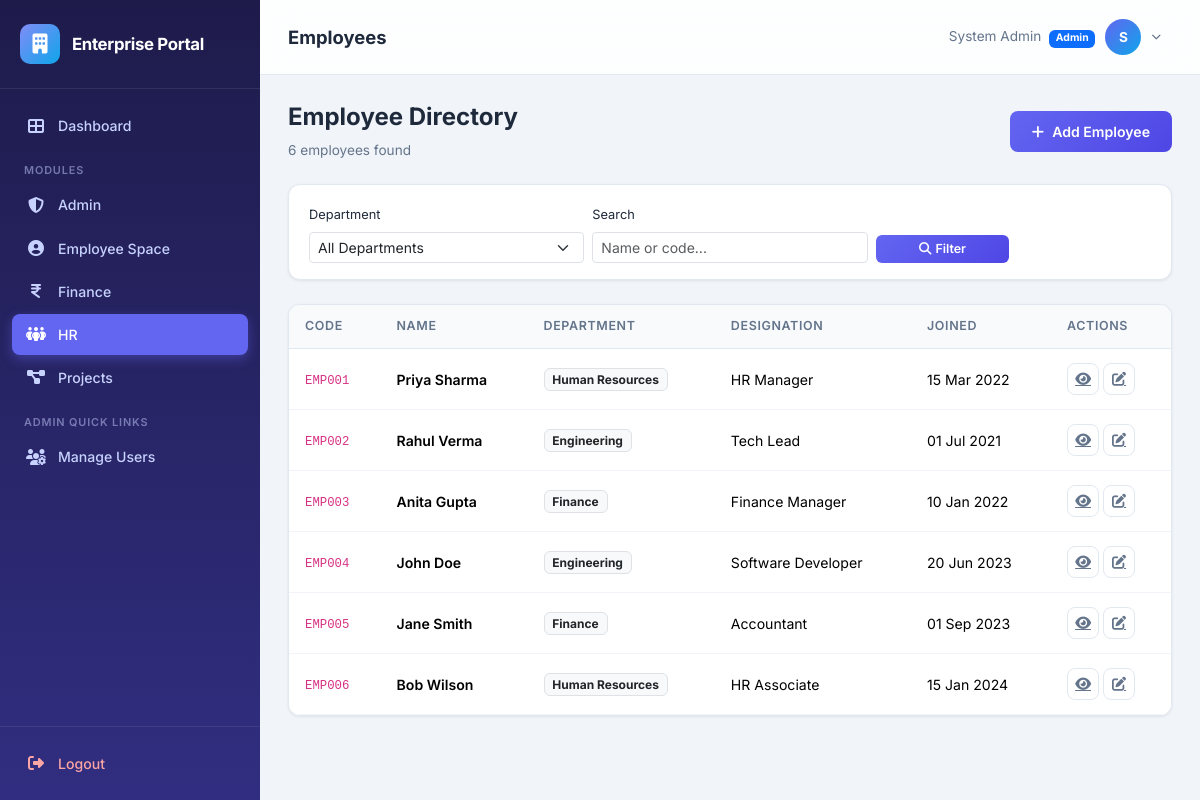
The app's page /hr/employees (signed in) with its own data.
### app/models.py (models this page shows, shortened)
class Module(db.Model):
    __tablename__ = 'modules'
    id = db.Column(db.Integer, primary_key=True)
    name = db.Column(db.String(50), unique=True, nullable=False)
    slug = db.Column(db.String(50), unique=True, nullable=False)
    description = db.Column(db.String(200), default='')
    icon = db.Column(db.String(50), default='fas fa-cube')

class User(UserMixin, db.Model):
    __tablename__ = 'users'
    id = db.Column(db.Integer, primary_key=True)
    username = db.Column(db.String(80), unique=True, nullable=False, index=True)
    email = db.Column(db.String(120), unique=True, nullable=False)
    password_hash = db.Column(db.String(256), nullable=False)
    full_name = db.Column(db.String(150), nullable=False)
    phone = db.Column(db.String(20), default='')
    is_admin = db.Column(db.Boolean, default=False)
    is_active_user = db.Column(db.Boolean, default=True)
    must_change_password = db.Column(db.Boolean, default=False)
    created_at = db.Column(db.DateTime, default=datetime.utcnow)
    modules = db.relationship('Module', secondary='user_modules', backref=db.backref('users', lazy='dynamic'))
    employee = db.relationship('Employee', backref='user', uselist=False, lazy='joined')
    tasks_assigned = db.relationship('Task', backref='assignee', foreign_keys='Task.assigned_to')
    expenses = db.relationship('Expense', backref='submitter', foreign_keys='Expense.submitted_by')
    projects_created = db.relationship('Project', backref='creator', foreign_keys='Project.created_by')
    @property
    def is_active(self):
        return self.is_active_user

class Employee(db.Model):
    __tablename__ = 'employees'
    id = db.Column(db.Integer, primary_key=True)
    user_id = db.Column(db.Integer, db.ForeignKey('users.id', ondelete='CASCADE'), unique=True, nullable=False)
    emp_code = db.Column(db.String(20), unique=True, nullable=False)
    department_id = db.Column(db.Integer, db.ForeignKey('departments.id'), nullable=True)
    designation_id = db.Column(db.Integer, db.ForeignKey('designations.id'), nullable=True)
    date_of_joining = db.Column(db.Date, default=date.today)
    salary = db.Column(db.Float, default=0.0)
    bank_account = db.Column(db.String(30), default='')
    pan_number = db.Column(db.String(15), default='')
    is_active = db.Column(db.Boolean, default=True)
    leaves = db.relationship('Leave', backref='employee', lazy='dynamic')
    attendance_records = db.relationship('Attendance', backref='employee', lazy='dynamic')
    salary_records = db.relationship('SalaryRecord', backref='employee', lazy='dynamic')
    leave_balances = db.relationship('LeaveBalance', backref='employee', lazy='dynamic')
    documents = db.relationship('EmployeeDocument', backref='employee', lazy='dynamic')
    payroll_inputs = db.relationship('PayrollInput', backref='employee', lazy='dynamic')
    @property
    def department_name(self):
        return self.department.name if self.department else 'Unassigned'
    @property
    def designation_title(self):
        return self.designation.title if self.designation else 'Unassigned'

class Department(db.Model):
    __tablename__ = 'departments'
    id = db.Column(db.Integer, primary_key=True)
    name = db.Column(db.String(100), unique=True, nullable=False)
    code = db.Column(db.String(20), unique=True, nullable=False)
    description = db.Column(db.String(250), default='')
    is_active = db.Column(db.Boolean, default=True)
    created_at = db.Column(db.DateTime, default=datetime.utcnow)
    designations = db.relationship('Designation', backref='department', lazy='dynamic')
    employees = db.relationship('Employee', backref='department', lazy='dynamic')

class Designation(db.Model):
    __tablename__ = 'designations'
    id = db.Column(db.Integer, primary_key=True)
    title = db.Column(db.String(100), nullable=False)
    department_id = db.Column(db.Integer, db.ForeignKey('departments.id', ondelete='CASCADE'), nullable=False)
    level = db.Column(db.Integer, default=1)          # 1=Junior, 2=Mid, 3=Senior, 4=Lead, 5=Head
    is_active = db.Column(db.Boolean, default=True)
    created_at = db.Column(db.DateTime, default=datetime.utcnow)
    employees = db.relationship('Employee', backref='designation', lazy='dynamic')
    __table_args__ = (db.UniqueConstraint('title', 'department_id', name='uq_title_dept'),)

### app/hr/routes.py (the view, shortened to what this page needs)
@bp.route('/employees')
@module_required('hr')
def employees():
    dept_id = request.args.get('department', type=int)
    search = request.args.get('search', '').strip()
    query = Employee.query
    if dept_id:
        query = query.filter_by(department_id=dept_id)
    all_employees = query.order_by(Employee.emp_code).all()
    departments = Department.query.filter_by(is_active=True).order_by(Department.name).all()
    return render_template('hr/employees.html', employees=all_employees,
                           departments=departments, selected_dept=dept_id, search=search)

### app/templates/hr/employees.html (shortened to what this page needs)
{% extends "base.html" %}
{% block page_title %}Employees{% endblock %}
{% block content %}
<div class="d-flex justify-content-between align-items-center mb-4">
    <div>
        <h4 style="font-weight:700;">Employee Directory</h4>
        <p style="color:var(--text-secondary); font-size:0.85rem; margin:0;">{{ employees | length }} employees found</p>
    </div>
    <a href="{{ url_for('hr.add_employee') }}" class="btn btn-primary">
        <i class="fas fa-plus me-2"></i>Add Employee
    </a>
</div>
<div class="data-card mb-4" style="padding:16px 20px;">
    <form method="GET" class="row g-2 align-items-end">
        <div class="col-md-4">
            <label class="form-label" style="font-size:0.8rem;">Department</label>
            <select name="department" class="form-select form-select-sm">
                <option value="">All Departments</option>
            </select>
        </div>
        <div class="col-md-4">
            <label class="form-label" style="font-size:0.8rem;">Search</label>
            <input type="text" name="search" class="form-control form-control-sm" placeholder="Name or code..." value="{{ search or '' }}">
        </div>
        <div class="col-md-2">
            <button type="submit" class="btn btn-primary btn-sm w-100"><i class="fas fa-search me-1"></i>Filter</button>
        </div>
    </form>
</div>
<div class="data-card">
    <div class="table-responsive">
        <table class="table">
            <thead>
                <tr>
                    <th>Code</th>
                    <th>Name</th>
                    <th>Department</th>
                    <th>Designation</th>
                    <th>Joined</th>
                    <th>Actions</th>
                </tr>
            </thead>
            <tbody>
                {% for emp in employees %}
                <tr>
                    <td><code>{{ emp.emp_code }}</code></td>
                    <td class="fw-semibold">{{ emp.user.full_name }}</td>
                    <td><span class="badge bg-light text-dark border" style="font-size:0.75rem;">{{ emp.department_name }}</span></td>
                    <td style="font-size:0.88rem;">{{ emp.designation_title }}</td>
                    <td>{{ emp.date_of_joining.strftime('%d %b %Y') if emp.date_of_joining else '—' }}</td>
                    <td>
                        <div class="d-flex gap-1">
                            <a href="{{ url_for('hr.employee_detail', emp_id=emp.id) }}" class="btn-action" title="View">
                                <i class="fas fa-eye"></i>
                            </a>
                            <a href="{{ url_for('hr.edit_employee', emp_id=emp.id) }}" class="btn-action" title="Edit">
                                <i class="fas fa-pen-to-square"></i>
                            </a>
                        </div>
                    </td>
                </tr>
                {% else %}
                <tr><td colspan="6" class="text-center py-4" style="color:var(--text-secondary);">No employees found</td></tr>
                {% endfor %}
            </tbody>
        </table>
    </div>
</div>
{% endblock %}

### app/templates/base.html (shortened to what this page needs)
<!DOCTYPE html>
<html lang="en">
<head>
    <link href="https://cdn.jsdelivr.net/npm/bootstrap@5.3.3/dist/css/bootstrap.min.css" rel="stylesheet">
    <link href="https://cdnjs.cloudflare.com/ajax/libs/font-awesome/6.5.1/css/all.min.css" rel="stylesheet">
    <link rel="stylesheet" href="{{ url_for('static', filename='css/style.css') }}">
</head>
<body>
    <aside id="sidebar" class="sidebar">
        <div class="sidebar-brand">
            <div class="brand-icon">
                <i class="fas fa-building"></i>
            </div>
            <h5>Enterprise Portal</h5>
        </div>
        <nav class="sidebar-nav">
            <a href="{{ url_for('main_dashboard') }}" class="nav-link">
                <i class="fas fa-th-large"></i>
                <span>Dashboard</span>
            </a>
            <div class="nav-label">Modules</div>
            {% for mod in user_modules %}
                {% if mod.slug == 'admin' %}
                <a href="{{ url_for('admin.dashboard') }}" class="nav-link" id="nav-admin">
                    <i class="fas fa-shield-halved"></i>
                    <span>Admin</span>
                </a>
                {% elif mod.slug == 'hr' %}
                <a href="{{ url_for('hr.dashboard') }}" class="nav-link" id="nav-hr">
                    <i class="fas fa-people-group"></i>
                    <span>HR</span>
                </a>
                {% elif mod.slug == 'pm' %}
                <a href="{{ url_for('pm.dashboard') }}" class="nav-link" id="nav-pm">
                    <i class="fas fa-diagram-project"></i>
                    <span>Projects</span>
                </a>
                {% elif mod.slug == 'finance' %}
                <a href="{{ url_for('finance.dashboard') }}" class="nav-link" id="nav-finance">
                    <i class="fas fa-indian-rupee-sign"></i>
                    <span>Finance</span>
                </a>
                {% elif mod.slug == 'employee' %}
                <a href="{{ url_for('employee.dashboard') }}" class="nav-link" id="nav-employee">
                    <i class="fas fa-user-circle"></i>
                    <span>Employee Space</span>
                </a>
                {% endif %}
            {% endfor %}
            {% if current_user.is_admin %}
            <div class="nav-label">Admin Quick Links</div>
            <a href="{{ url_for('admin.users') }}" class="nav-link">
                <i class="fas fa-users-cog"></i>
                <span>Manage Users</span>
            </a>
            {% endif %}
        </nav>
        <div class="sidebar-footer">
            <a href="{{ url_for('auth.logout') }}" class="nav-link">
                <i class="fas fa-right-from-bracket"></i>
                <span>Logout</span>
            </a>
        </div>
    </aside>
    <div class="main-content">
        <header class="top-navbar">
            <div class="d-flex align-items-center gap-3">
                <h1 class="page-title">{% block page_title %}Dashboard{% endblock %}</h1>
            </div>
            <div class="user-dropdown">
                <button class="user-dropdown-toggle" id="userDropdownBtn" type="button">
                    <span class="d-none d-md-inline" style="font-size:0.85rem; color: var(--text-secondary);">
                        {{ current_user.full_name }}
                        {% if current_user.is_admin %}
                            <span class="badge bg-primary ms-1" style="font-size:0.65rem;">Admin</span>
                        {% endif %}
                    </span>
                    <div class="user-avatar">
                        {{ current_user.full_name[0] | upper }}
                    </div>
                    <i class="fas fa-chevron-down" style="font-size:0.6rem; color:var(--text-secondary);"></i>
                </button>
            </div>
        </header>
        <div class="page-body">
            {% block content %}{% endblock %}
        </div>
    </div>
</body>
</html>

### records on screen
User: full_name "System Admin", full_name "S"
Employee: emp_code "EMP001", user.full_name "Priya Sharma", department_name "Human Resources", designation_title "HR Manager", date_of_joining "15 Mar 2022"
Employee: emp_code "EMP002", user.full_name "Rahul Verma", department_name "Engineering", designation_title "Tech Lead", date_of_joining "01 Jul 2021"
Employee: emp_code "EMP003", user.full_name "Anita Gupta", department_name "Finance", designation_title "Finance Manager", date_of_joining "10 Jan 2022"
Employee: emp_code "EMP004", user.full_name "John Doe", department_name "Engineering", designation_title "Software Developer", date_of_joining "20 Jun 2023"
Employee: emp_code "EMP005", user.full_name "Jane Smith", department_name "Finance", designation_title "Accountant", date_of_joining "01 Sep 2023"
Employee: emp_code "EMP006", user.full_name "Bob Wilson", department_name "Human Resources", designation_title "HR Associate", date_of_joining "15 Jan 2024"

### other values on screen
{{ employees | length }} "6"
